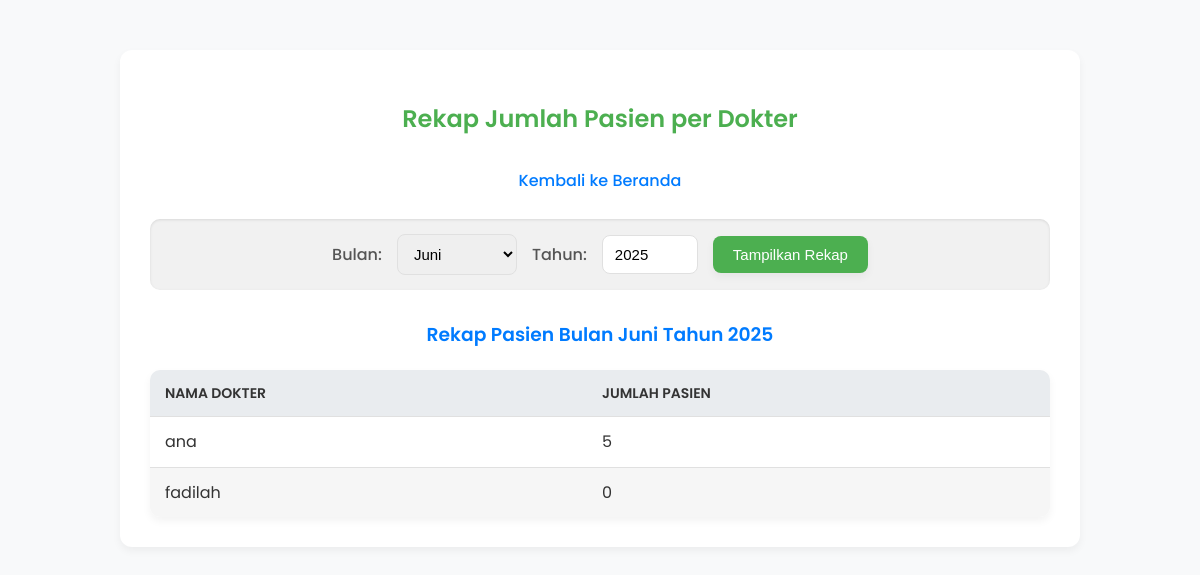
Page /laporan/rekap_pasien_per_dokter.php on the committed database.
### tables this page shows
CREATE TABLE `dokter` (
  `id_dokter` int(11) NOT NULL,
  `nama_dokter` varchar(255) NOT NULL,
  `spesialisasi` varchar(100) DEFAULT NULL,
  `telepon` varchar(15) DEFAULT NULL
);

### laporan/rekap_pasien_per_dokter.php (the view, shortened to what this page needs)
<?php
include '../db.php';
$bulan_sekarang = date('n');
$tahun_sekarang = date('Y');
$nama_bulan = [
    1 => 'Januari', 2 => 'Februari', 3 => 'Maret', 4 => 'April',
    5 => 'Mei', 6 => 'Juni', 7 => 'Juli', 8 => 'Agustus',
    9 => 'September', 10 => 'Oktober', 11 => 'November', 12 => 'Desember'
];
$bulan = isset($_GET['bulan']) ? intval($_GET['bulan']) : $bulan_sekarang;
$tahun = isset($_GET['tahun']) ? intval($_GET['tahun']) : $tahun_sekarang;
?>
<!DOCTYPE html>
<html lang="id">
<head>
</head>
<body>
    <div class="container">
        <h2>Rekap Jumlah Pasien per Dokter</h2>
        <a href="../index.php" class="link-back">Kembali ke Beranda</a>
        <form method="get" class="filter-form">
            <label for="bulan">Bulan:</label>
            <select name="bulan" id="bulan" required>
                <?php
                for ($i = 1; $i <= 12; $i++) {
                    echo '<option value="' . $i . '"' . (($i == $bulan) ? 'selected' : '') . '>' . $nama_bulan[$i] . '</option>';
                }
                ?>
            </select>
            <label for="tahun">Tahun:</label>
            <input type="number" name="tahun" id="tahun" value="<?= htmlspecialchars($tahun); ?>" min="2000" max="<?= date('Y') + 5; ?>" required>
            <button type="submit">Tampilkan Rekap</button>
        </form>
        <?php
        echo "<h3>Rekap Pasien Bulan " . htmlspecialchars($nama_bulan[$bulan]) . " Tahun " . htmlspecialchars($tahun) . "</h3>";
        $stmt = $conn->prepare("CALL GetRekapPasienPerDokter(?, ?)");
        if ($stmt === false) {
            echo "<p class='no-data-message' style='color: red;'>Error menyiapkan statement: " . htmlspecialchars($conn->error) . "</p>";
        } else {
            $stmt->bind_param("ii", $bulan, $tahun);
            $stmt->execute();
            $result = $stmt->get_result();
            if ($result->num_rows > 0) {
                echo "<table>";
                echo "<thead><tr><th>Nama Dokter</th><th>Jumlah Pasien</th></tr></thead>";
                echo "<tbody>";
                while ($row = $result->fetch_assoc()) {
                    echo "<tr>";
                    echo "<td data-label='Nama Dokter'>" . htmlspecialchars($row['nama_dokter']) . "</td>";
                    echo "<td data-label='Jumlah Pasien'>" . htmlspecialchars($row['total_pasien']) . "</td>";
                    echo "</tr>";
                }
                echo "</tbody>";
                echo "</table>";
            } else {
                echo "<p class='no-data-message'>Tidak ada data konsultasi untuk bulan dan tahun yang dipilih.</p>";
            }
        }
        ?>
    </div>
</body>
</html>

### laporan/rekap_pasien_per_dokter.php (style rules this page uses)
:root { --primary-color: #4CAF50; --primary-dark: #45a049; --secondary-color: #007bff; --secondary-dark: #0056b3; --text-color: #333; --bg-color: #f8f9fa; --card-bg: #fff; --border-color: #e0e0e0; --shadow: 0 4px 8px rgba(0, 0, 0, 0.05); --table-header-bg: #e9ecef; }
body { font-family: 'Poppins', sans-serif; margin: 0; padding: 20px; background-color: var(--bg-color); color: var(--text-color); line-height: 1.6; }
.container { max-width: 900px; margin: 30px auto; background-color: var(--card-bg); padding: 30px; border-radius: 12px; box-shadow: var(--shadow); }
h2 { text-align: center; color: var(--primary-color); margin-bottom: 30px; font-weight: 600; }
.link-back { display: block; text-align: center; margin-bottom: 25px; color: var(--secondary-color); text-decoration: none; font-weight: 500; transition: color 0.3s ease; }
.filter-form { display: flex; justify-content: center; align-items: center; gap: 15px; margin-bottom: 30px; padding: 15px; background-color: #f1f1f1; border-radius: 10px; box-shadow: inset 0 1px 3px rgba(0,0,0,0.1); flex-wrap: wrap; }
.filter-form label { font-weight: 500; color: #555; }
.filter-form select, .filter-form input[type="number"] { padding: 10px 12px; border: 1px solid var(--border-color); border-radius: 8px; font-size: 15px; transition: border-color 0.3s ease, box-shadow 0.3s ease; }
.filter-form button { padding: 10px 20px; background-color: var(--primary-color); color: white; border: none; border-radius: 8px; cursor: pointer; font-size: 15px; font-weight: 500; transition: background-color 0.3s ease, transform 0.2s ease; box-shadow: var(--shadow); }
h3 { text-align: center; color: var(--secondary-color); margin-top: 25px; margin-bottom: 20px; font-weight: 600; }
table { width: 100%; border-collapse: separate; border-spacing: 0; margin-top: 20px; box-shadow: var(--shadow); border-radius: 10px; overflow: hidden; }
th, td { padding: 12px 15px; text-align: left; border-bottom: 1px solid var(--border-color); }
th { background-color: var(--table-header-bg); color: var(--text-color); font-weight: 600; text-transform: uppercase; font-size: 14px; }
tr:last-child td { border-bottom: none; }
tr:nth-child(even) { background-color: #f6f6f6; }

### rows in the picture
dokter: nama_dokter "ana", total_pasien "5"
dokter: nama_dokter "fadilah", total_pasien "0"

### other values in the picture
$nama_bulan[$bulan] "Juni"
$tahun "2025"
form field bulan "Juni"
